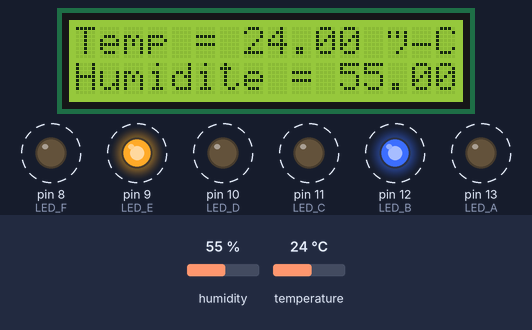
This sketch was run on a simulated Arduino Uno, built with avr-gcc and run on an emulated ATmega328P. Shown: 16×2 character LCD, output pins drawn as LEDs (lit = HIGH). Dashed ring = blinking. Inputs (shaded band) come from the test bench; at power-on: humidity 55 %, temperature 24 °C.

Above: at 2.2 s.
2.3 s: humidity set to 22 %
At 6.1 s:
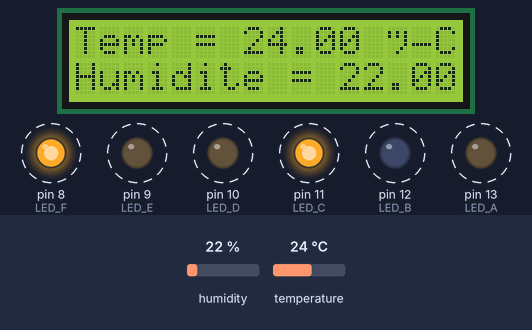
7.2 s: temperature set to 12 °C
At 8.2 s:
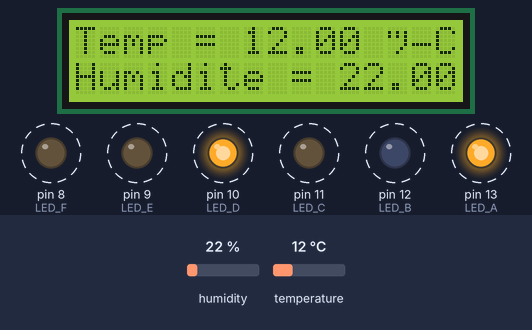
11.5 s: humidity set to 40 %
At 15.4 s:
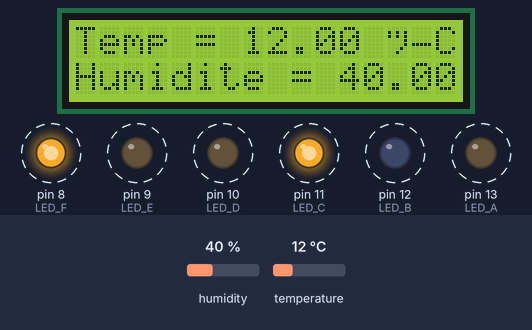
15.8 s: temperature set to 19 °C
At 18.5 s:
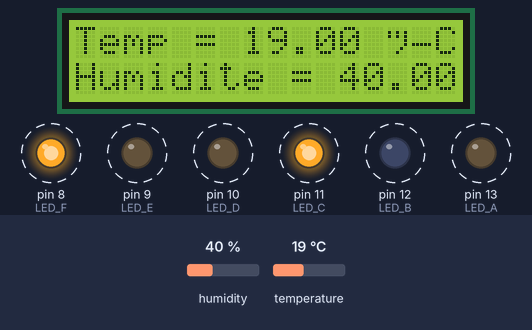
Timing chart, 0 to 21.1 s (numbered marks = the images above; inputs shaded):
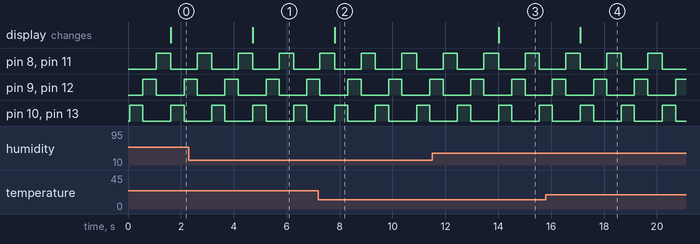

Measured:
- after the input at 2.3 s, the display: changes after 2.4 s (image 1)
- after the input at 7.2 s, the display: changes after 0.62 s (image 2)
- after the input at 11.5 s, the display: changes after 2.5 s (image 3)
- after the input at 15.8 s, the display: changes after 1.3 s (image 4)
- by itself, pin 8 (LED_F), pin 11 (LED_C): alternates HIGH for 0.56 s and LOW for 1.0 s
- by itself, pin 9 (LED_E), pin 10 (LED_D), pin 12 (LED_B), pin 13 (LED_A): alternates HIGH for 0.50 s and LOW for 1.1 s

The sketch:

EtnaThermOs.ino
```cpp
#include "DHT.h"
#include "LiquidCrystal_I2C.h"
#include  "Wire.h"

#define DHTPIN 2
#define DHTTYPE DHT11
#define LED_A 13
#define LED_B 12
#define LED_C 11
#define LED_D 10
#define LED_E 9
#define LED_F 8


DHT dht(DHTPIN, DHTTYPE);
LiquidCrystal_I2C lcd(0x27,  16, 2);

void setup()
{
  dht.begin();
  lcd.init();
  lcd.backlight();
  pinMode(LED_A, OUTPUT);
  pinMode(LED_B, OUTPUT);
  pinMode(LED_C, OUTPUT);
  pinMode(LED_D, OUTPUT);
  pinMode(LED_E, OUTPUT);
  pinMode(LED_F, OUTPUT);

}

void loop() {


  digitalWrite(13, HIGH);
  digitalWrite(12, LOW);
  digitalWrite(11, LOW);
  digitalWrite(10, HIGH);
  digitalWrite(9, LOW);
  digitalWrite(8, LOW);
  delay(500);

  digitalWrite(13, LOW);
  digitalWrite(12, HIGH);
  digitalWrite(11, LOW);
  digitalWrite(10, LOW);
  digitalWrite(9, HIGH);
  digitalWrite(8, LOW);
  delay(500);

  digitalWrite(13, LOW);
  digitalWrite(12, LOW);
  digitalWrite(11, HIGH);
  digitalWrite(10, LOW);
  digitalWrite(9, LOW);
  digitalWrite(8, HIGH);
  delay(500);


  lcd.setCursor(0,0);
  lcd.println("Temp = " + String(dht.readTemperature())+" °C");

  lcd.setCursor(0,1);
  lcd.println("Humidite = " + String(dht.readHumidity())+" %");

}
```
